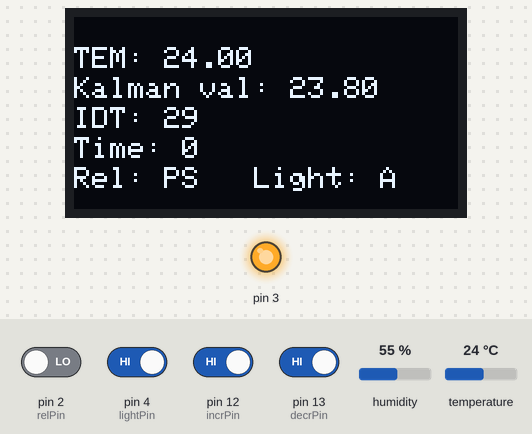
A sketch run on a simulated Arduino Uno, built with avr-gcc and run on an emulated ATmega328P. Shown: 128×64 one-colour display, output pins drawn as LEDs (lit = HIGH). The test bench sets the inputs (shaded band); at power-on: pin 4 (lightPin), pin 12 (incrPin), pin 13 (decrPin) HIGH, pin 2 (relPin) LOW, temperature 24 °C, humidity 55 %. The display library's start-up logo is not drawn.

Above: at 5.3 s.
5.4 s: pin 4 (lightPin) driven LOW
At 7.3 s:
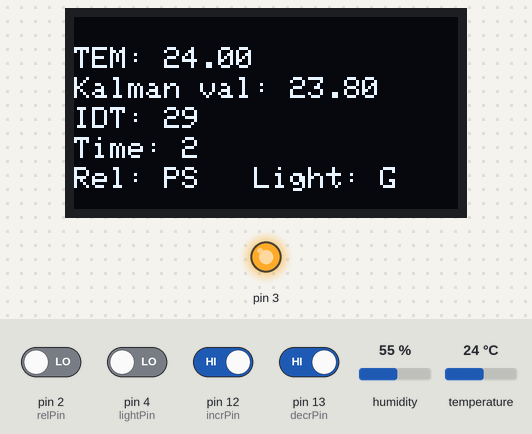
8.4 s: pin 2 (relPin) driven HIGH
At 11.1 s:
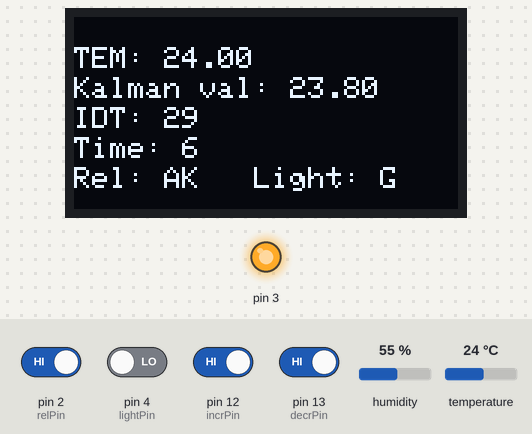
11.2 s: temperature set to 27 °C
At 14.2 s:
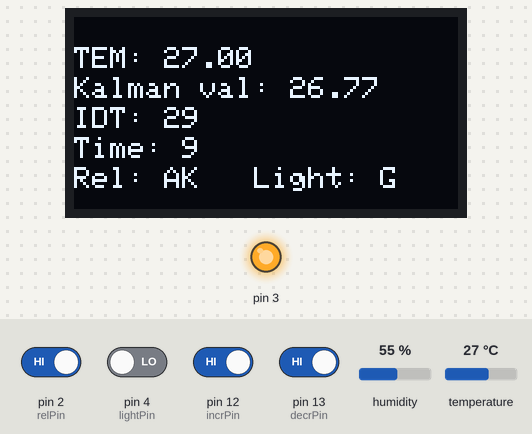
14.8 s: temperature set to 30 °C
At 18.0 s:
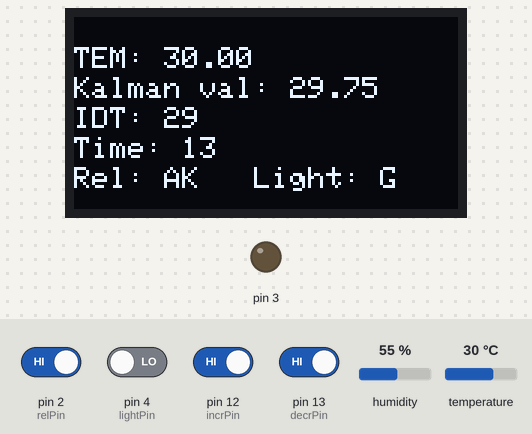
18.1 s: pin 12 (incrPin) driven LOW
At 19.3 s:
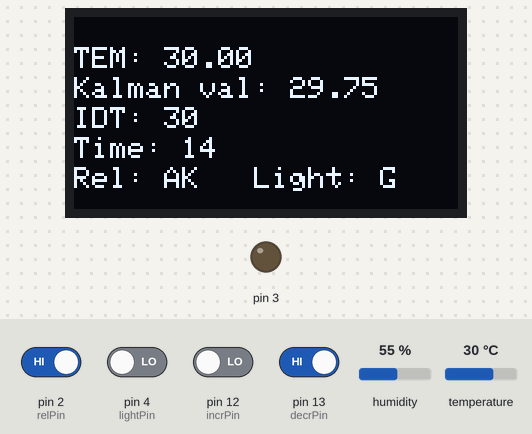
20.1 s: pin 13 (decrPin) driven LOW
At 21.0 s:
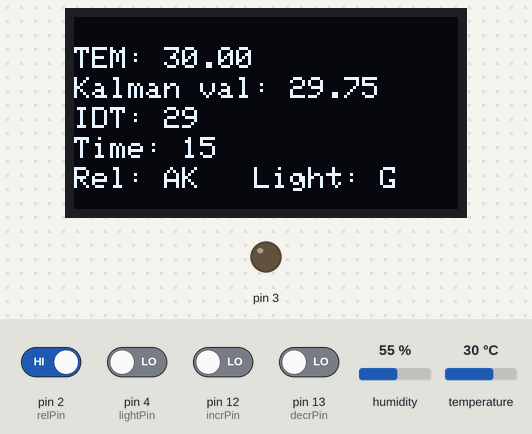
Timing chart, 0 to 22.8 s (numbered marks = the images above; inputs shaded):
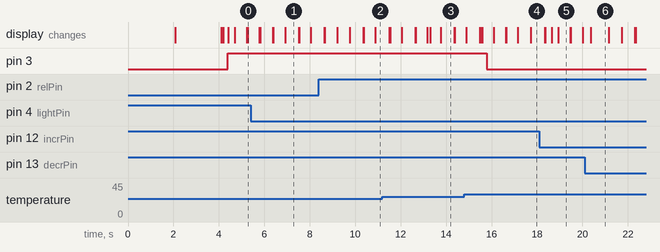

The sketch:

Kalman2.ino
```cpp
#include <SPI.h>
#include <Wire.h>
#include <Adafruit_GFX.h>
#include <Adafruit_SSD1306.h>
#include <assert.h>
#include <DHT.h>


// OLED screen configuration
#define SCREEN_WIDTH 128
#define SCREEN_HEIGHT 64
#define OLED_RESET -1
#define SCREEN_ADDRESS 0x3C

Adafruit_SSD1306 display(SCREEN_WIDTH, SCREEN_HEIGHT, &Wire, OLED_RESET);

// Pins and constants
int idtVal = 29;
int button = 0;
int lastButtonState = HIGH;
int lastButtonState2 = HIGH;
unsigned long startTime;
unsigned long lastDebounceTime = 0;
unsigned long lastDebounceTime2 = 0;
const unsigned long debounceDelay = 50;
unsigned long elapsedTime;
int time;
float temVal;
int TEM;
int len;
int len_val;
int currButtonState;
int currButtonState2;

enum Pins {
  lightPin = 4,
  DHT11_PIN = 9,
  incrPin = 12,
  decrPin = 13,
  relPin = 2
};

struct KalmanResult {
 float tem_kalman;
 float P;
 float tem_kalman_next;
 float P_next;
};


DHT dht(DHT11_PIN, DHT11);

void setup() {
  Serial. begin(9600);
  if (!display.begin(SSD1306_SWITCHCAPVCC, SCREEN_ADDRESS)) {
    Serial.println(F("SSD1306 allocation failed"));
    for (;;);
  }
  dht.begin();

  display.display();
  delay(2000);
  display.clearDisplay();

  display.setTextSize(1);
  display.setTextColor(SSD1306_WHITE);
  display.setCursor(0, 0);
  add_space(6);
  display.print("MADE BY");
  display.setCursor(0, 10);
  add_space(7);
  display.print("NIJAT");
  display.display();
  delay(2000);
  display.clearDisplay();

  display.setCursor(0, 0);
  // display.print("TEM ");
  // display.print("IDT ");
  // display.print("SV ");
  // display.print("TM  ");
  // display.print("I");
  display.display();

  pinMode(LED_BUILTIN, OUTPUT);
  pinMode(incrPin, INPUT);
  pinMode(decrPin, INPUT);
  pinMode(relPin, INPUT);
  pinMode(lightPin, INPUT);
  pinMode(3, OUTPUT);

  startTime = millis();
}

unsigned long time_ms = millis();


float tem_kalman_prev = 4.25;
float P_prev = 1;
float R = 0.01;
float Q = 0;
float temKalman;


void loop() {
  time_ms = millis();
  // display.clearDisplay();
  display.setCursor(0, 10);

  // Read temperature from DHT sensor
  temVal = dht.readTemperature();
  if (isnan(temVal)) {
      Serial.println("Failed to read from DHT sensor!");
      display.print("TEM: ERR");
      display.display();
      delay(2000); // Wait 2 seconds before retrying
      return;
  }
  display.print("TEM: ");
  display.fillRect(30, 10, SCREEN_WIDTH - 30, 10, SSD1306_BLACK);
  display.print(temVal);
  display.display();

  KalmanResult result = KalmanFilter(tem_kalman_prev, P_prev, temVal);
  float tem_kalman = result.tem_kalman;
  float P = result.P;
  //we use prev here for the next value
  float tem_kalman_prev = result.tem_kalman_next;
  float P_prev = result.P_next;

  display.setCursor(0, 20);
  display.print("Kalman val: ");
  display.fillRect(72, 20, SCREEN_WIDTH - 72, 20, SSD1306_BLACK);
  display.print(tem_kalman);

  display.display();

  check_button_one_sec();

  if (idtVal > temVal) {
    digitalWrite(3, HIGH);
  } else {
    digitalWrite(3, LOW);
  }

  len = num_len(idtVal);
  add_space(3);
  // check_button_one_sec();

  display.setCursor(0, 30);
  display.print("IDT: ");
  display.fillRect(30, 30, SCREEN_WIDTH - 30, 10, SSD1306_BLACK);
  display.print(idtVal);
  display.display();

  // check_button_one_sec();

  elapsedTime = time_ms - startTime;
  time = elapsedTime / 1000;
  check_button_one_sec();

  display.setCursor(0, 40);
  display.fillRect(30, 40, SCREEN_WIDTH - 30, 10, SSD1306_BLACK);
  display.print("Time: ");
  display.print(time);
  display.display();


  display.setCursor(0, 50);
  display.fillRect(30, 50, SCREEN_WIDTH - 30, 10, SSD1306_BLACK);
  display.print("Rel: ");
  if (digitalRead(relPin)) {
    display.print("AK");
  } else {
    display.print("PS");
  }
  display.display();


  display.setCursor(60, 50);
  display.fillRect(102, 50, SCREEN_WIDTH - 102, 30, SSD1306_BLACK);
  display.print("Light: ");
  if (digitalRead(lightPin) == LOW) {
    display.print("G");
  } else {
    display.print("A");
  }
  display.display();


}

void add_space(int n) {
  for (; n > 0; n--) {
    display.print(" ");
  }
}

int num_len(int val) {
  len_val = 0;
  while (val) {
    val /= 10;
    len_val++;
  }
  return len_val;
}

void check_button_one_sec() {
  unsigned long start = millis();
  while (millis() < start + 200) {
    currButtonState = digitalRead(incrPin);

    if ((millis() - lastDebounceTime) > debounceDelay && lastButtonState == HIGH
        && currButtonState == LOW) {
      idtVal++;
      lastDebounceTime = millis();
    }

    lastButtonState = currButtonState;
    currButtonState2 = digitalRead(decrPin);

    if ((millis() - lastDebounceTime2) > debounceDelay && lastButtonState2 == HIGH
        && currButtonState2 == LOW) {
      idtVal--;
      lastDebounceTime2 = millis();
    }
    lastButtonState2 = currButtonState2;

    if (idtVal < 0 || idtVal > 99) {
      return;
    }
  }
}

KalmanResult KalmanFilter(float x_prev, float P_prev, float z){
 KalmanResult result;
 float K = P_prev / (P_prev + R);
 result.tem_kalman = x_prev + K * (z - x_prev);
 result.P = (1- K) * P_prev;
 result.tem_kalman_next = result.tem_kalman;
 result.P_next = result.P + Q;
 return result;
}
```

Measured:
- the behaviour switches between 28 and 29 °C on temperature (found by bisection; images 3 and 4)
- after the input at 5.4 s, the display: first differs from a run without the input after 0.43 s (image 1 shows a later state)
- after the input at 8.4 s, the display: first changes after 0.24 s (image 2 shows a later state)
- after the input at 14.8 s, pin 3: HIGH → LOW after 0.98 s
- what the display in image 1 shows lasts 0.6 s, from 6.9 s to 7.5 s
- what the display in image 5 shows lasts 0.6 s, from 18.9 s to 19.5 s
